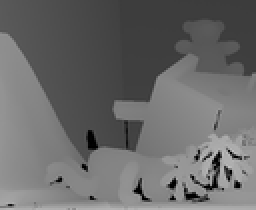
%> input picture images/depth/1_teddy.png, 128 x 105 px, shrunk from 448 x 368 before the run (shown 2 times larger); its folder holds only this picture in this run
$ octave main.m   (GNU Octave 9; MATLAB toolbox functions it lacks are replaced by stand-ins)
%> lines starting %> are read from the running program, lines starting %| are printed output that depends on the picture; in (x1, y1, x2, y2) boxes, pixels count from 0 and x2, y2 are one past the last pixel; in counts of white or black regions, pixels touching at a corner belong together; the program's own positions count from 1
### edge_double_grid_alternate_tree.m
function [BW_big, weakEdge, T] = edge_double_grid_alternate_tree(X,flag,w)

[Nx,Ny]=size(X);
Y = zeros(2*Nx,2*Ny);
% X=double(X);

for i = 2:Nx-1
    for j = 2:Ny-1
        Y(2*(i-0.5)-1,2*j-1) = X(i,j)-X(i-1,j);
        Y(2*(i-0.5)-1,2*(j+0.5)-1) = max(abs(X(i,j)-X(i-1,j+1)),abs(X(i-1,j)-X(i,j+1))); % huwei
        Y(2*i-1,2*(j+0.5)-1) = X(i,j)-X(i,j+1);
        Y(2*(i+0.5)-1,2*(j+0.5)-1) = max(abs(X(i,j)-X(i+1,j+1)),abs(X(i+1,j)-X(i,j+1))); % huwei
    end
end

% First Column
for i = 2:Nx-1
    j = 1;

    Y(2*(i-0.5)-1,2*j-1) = X(i,j)-X(i-1,j);
    Y(2*(i-0.5)-1,2*(j+0.5)-1) = max(abs(X(i,j)-X(i-1,j+1)),abs(X(i-1,j)-X(i,j+1))); % huwei
    Y(2*i-1,2*(j+0.5)-1) = X(i,j)-X(i,j+1);
    Y(2*(i+0.5)-1,2*(j+0.5)-1) = max(abs(X(i,j)-X(i+1,j+1)),abs(X(i+1,j)-X(i,j+1))); % huwei
end

% Last Column
for i = 2:Nx
    j = Ny;

    Y(2*(i-0.5)-1,2*j-1) = X(i,j)-X(i-1,j);
end

% First Row
for j = 1:Ny-1
    i = 1;

    Y(2*i-1,2*(j+0.5)-1) = X(i,j)-X(i,j+1);
    Y(2*(i+0.5)-1,2*(j+0.5)-1) = max(abs(X(i,j)-X(i+1,j+1)),abs(X(i+1,j)-X(i,j+1)));  % huwei
end

% Last Row
for j = 1:Ny-1
    i = Nx;

    Y(2*(i-0.5)-1,2*j-1) = X(i,j)-X(i-1,j);
    Y(2*(i-0.5)-1,2*(j+0.5)-1) = max(abs(X(i,j)-X(i-1,j+1)),abs(X(i-1,j)-X(i,j+1))); % huwei
    Y(2*i-1,2*(j+0.5)-1) = X(i,j)-X(i,j+1);
end


[ifull,jfull] = meshgrid(1:2*Nx,1:2*Ny);
ifull = ifull(:); jfull = jfull(:);
ixkeep = find((mod(ifull,2) == 0) | (mod(jfull,2) == 0));

% [5 lines of commented-out code are left out]

mu_g = mean(abs(Y(ixkeep)));
std_g = std(abs(Y(ixkeep)));

if flag == 0
    T = (mu_g + w*std_g);
else
    T = 0;
    BW_big = zeros(2*Nx, 2*Ny);
    BW_big(find(abs(Y)>T)) = 1;
    return;
end
% T = 2*(mu_g + std_g);
% T = mu_g+2*std_g;
BW_big = zeros(2*Nx, 2*Ny);
BW_big(find(abs(Y)>T)) = 1;
weakEdge = zeros(2*Nx, 2*Ny);
weakEdge(find(abs(Y)>4)) = 1;
weakEdge = weakEdge - BW_big;

% [43 lines of commented-out code are left out]

### QStep_Compute.m
function QStep = QStep_Compute(QP)

QStep_base = [0.625 0.6875 0.8125 0.875 1 1.125 1.25];
% QStep_base = [0.625 0.702 0.787 0.884 0.992 1.114 1.25];

if QP <= 6
    QStep = QStep_base(QP+1);
    return
end

QStep = QStep_base(mod(QP,6)+1)*2^floor(QP/6);

### main.m
%----------------------------------------------------------
% Generalized Graph Transform for Compression of PWS Images
% Created by: Wei Hu
% Start Date: 2014/09/04
%----------------------------------------------------------

clear all;
clc;

imdir=dir('images\depth\*.png');
addpath('images\depth\');
mkdir('results\GGT');
mkdir('results\GT');

Tr = 1;  % 1: GGT
c = 0.16; % fractional edge weight
% m_g = 4;  % mean of gap
% c = 1; % fractional edge weight
m_g = 6;  % mean of gap for Cones
% [5 lines of commented-out code are left out]


for i=1:length(imdir)

    fprintf('Compressing image %d:',i);
    fprintf(imdir(i).name);
    fprintf('...\n');

    origDep = double(imread(imdir(i).name));
%> origDep: size 105x128 double; min 0, max 193, mean 105.7; mean of the top-left, top-right, bottom-left and bottom-right quarters 86.1, 83.5, 121.4, 131.2
    origDep = origDep(:,:,1);
    [h, w] = size(origDep);
%> h = 105; w = 128
    bSize = 4;
    bRow = floor(h/bSize);
%> bRow = 26
    bCol = floor(w/bSize);
%> bCol = 32

    [BW, weakEdge, T] = edge_double_grid_alternate_tree(origDep,0,1);
%> after the loop in edge_double_grid_alternate_tree, `for i = 2:Nx-1`:
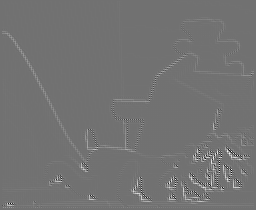
%> Y: size 210x256 double; min -154, max 191, mean 2.1; drawn with min black and max white
%> after the loop in edge_double_grid_alternate_tree, `for i = 2:Nx-1`: Y: size 210x256 double; 0.33% of pixels changed, all inside (x1, y1, x2, y2) = (0, 5, 2, 208)
%> after the loop in edge_double_grid_alternate_tree, `for i = 2:Nx`: Y: size 210x256 double; min -154, max 191, mean 2.1; mean of the top-left, top-right, bottom-left and bottom-right quarters 0.8, 1.1, 2, 4.6
%> after the loop in edge_double_grid_alternate_tree, `for j = 1:Ny-1`: Y: size 210x256 double; min -154, max 191, mean 2.2
%> in edge_double_grid_alternate_tree, `mu_g = mean(abs(Y(ixkeep)));`: mu_g = 4.45
%> in edge_double_grid_alternate_tree, `std_g = std(abs(Y(ixkeep)));`: std_g = 15.02
%> in edge_double_grid_alternate_tree, `T = (mu_g + w*std_g);`: T = 19.46
%> in edge_double_grid_alternate_tree, `BW_big(find(abs(Y)>T)) = 1;`:
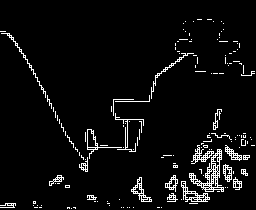
%> BW_big: size 210x256 double; values 0 (black) and 1 (white), 5% white in thin lines or dots
%> in edge_double_grid_alternate_tree, `weakEdge(find(abs(Y)>4)) = 1;`:
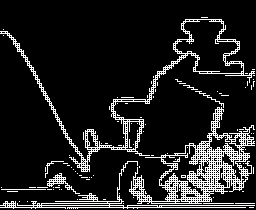
%> weakEdge: size 210x256 double; values 0 (black) and 1 (white), 12.3% white in thin lines or dots
%> in edge_double_grid_alternate_tree, `weakEdge = weakEdge - BW_big;`:
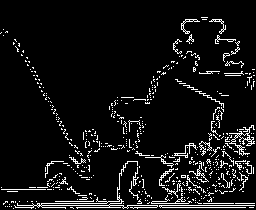
%> weakEdge: size 210x256 double; values 0 (black) and 1 (white), 7.3% white in thin lines or dots
%> T = 19.46
    BW(2:2:end,2:2:end) = 0;
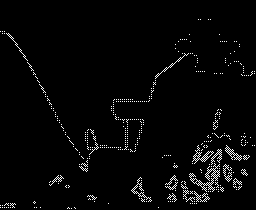
%> BW: size 210x256 double; values 0 (black) and 1 (white), 2.7% white in thin lines or dots
    weakEdge(2:2:end,2:2:end) = 0;
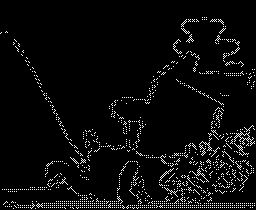
%> weakEdge: size 210x256 double; values 0 (black) and 1 (white), 4.4% white in thin lines or dots
%     figure(1);imshow(BW)
%     figure(2);imshow(weakEdge)

%> (the run ends here)
